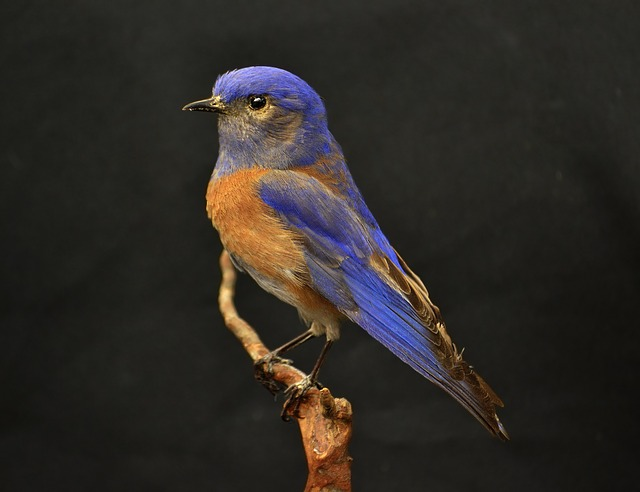
%> input picture exercise1/bird.jpg, 640 x 492 px
$ octave immask_test.m   (GNU Octave 9; MATLAB toolbox functions it lacks are replaced by stand-ins)
%> lines starting %> are read from the running program, lines starting %| are printed output that depends on the picture; in (x1, y1, x2, y2) boxes, pixels count from 0 and x2, y2 are one past the last pixel; in counts of white or black regions, pixels touching at a corner belong together; the program's own positions count from 1
### exercise1/myhist.m
function [H, bins] = myhist(I, nbins)
I = reshape(I,1,numel(I)); % reshape to 1D
H = zeros(1, nbins); % init the output
max_val_in = 255; % max & min values of the input image
min_val_in = 0;
max_val_out = nbins; % max & min values of the H cell index
min_val_out = 1;

% Compute bin numbers for all pixels
f = (max_val_out - min_val_out)/(max_val_in - min_val_in); % scaling factor
idx = floor(double(I) * f) + min_val_out; % scale down the original image so that the pixels values correlate to their bin numbers
idx(idx > nbins) = nbins; % set the ones that are too high to the highest bin index

for i = 1:length(I) % iterate through image and increment the bins that correspond to pixel values
    H(idx(i)) = H(idx(i)) + 1;
end

% Normalize the histogram
H = H / sum(H);
bins = ((1:nbins) - min_val_out) ./ f;

### exercise1/otsu.m
function threshold = otsu(I)
    nbins = 256;
    counts = myhist(I,nbins);
    p = counts / sum(counts); %normalize
    sigma = zeros(nbins,1);
    for t = 1 : nbins
        qlow = sum(p(1:t));
        qhigh = sum(p(t+1:end));
        miu_L = sum(p(1:t) .* (1:t)) / qlow;
        miu_H = sum(p(t+1:end) .* (t+1:nbins)) ./ qhigh;
        sigma(t) = qlow * qhigh * (miu_L - miu_H)^2;
    end
    [~,threshold] = max(sigma(:));
end

### exercise1/immask.m
function M = immask(I,B)
% I -> original 3 channel image
% B -> binary mask of the image
% M -> masked image
Id = double(I);
M = cat(3,uint8(Id(:,:,1).*B),uint8(Id(:,:,2).*B),uint8(Id(:,:,3).*B));

end

### exercise1/immask_test.m
close all;

A = imread('bird.jpg');
%> A is the input picture: size 492x640x3 uint8; mean R, G, B 46.1, 42.1, 37.6
A_gray = rgb2gray(A);
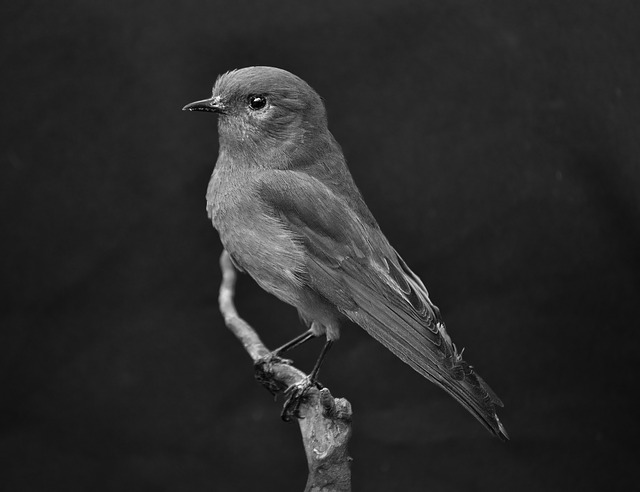
%> A_gray: size 492x640 uint8; min 0, max 254, mean 42.8
thresh = otsu(A_gray);
%> after the loop in myhist, `for i = 1:length(I)`: H = 256 values, max 18270 at index 32, min 0 at index 238, mean 1230
%> in myhist, `H = H / sum(H);`: H = 256 values, max 0.058 at index 32, min 0 at index 238, mean 0.00391
%> in otsu, `counts = myhist(I,nbins);`: counts has the same summary as H in myhist
%> in otsu, `p = counts / sum(counts);`: p has the same summary as H in myhist
%> the loop in otsu, `for t = 1 : nbins` made 256 passes
%> (qlow, qhigh, miu_L, miu_H) on passes 1 to 3: (1.27e-05, 1, 1, 43.84), (6.67e-05, 1, 1.81, 43.85), (0.000124, 1, 2.36, 43.85)
%> in otsu, `[~,threshold] = max(sigma(:));`: threshold = 75
%> thresh = 75
A_thresh = A_gray > thresh;
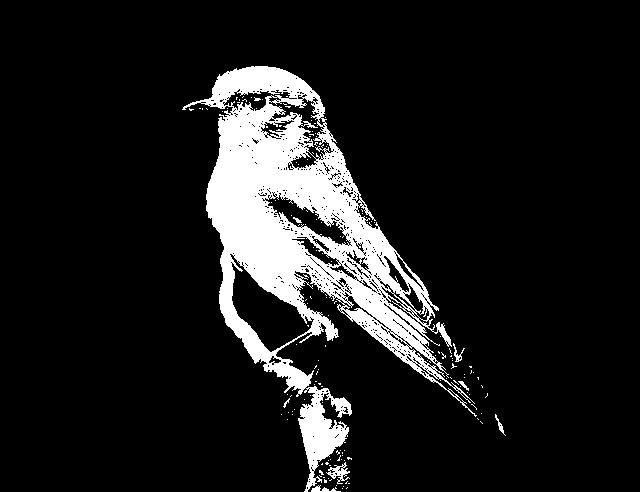
%> A_thresh: size 492x640 logical; 11.4% white; 153 white regions (145 under 20 px), largest, box (x1, y1, x2, y2) and area: (182, 66, 477, 492) 34843, (326, 462, 350, 484) 202, (311, 485, 341, 492) 97
SE2 = ones(20);

% Closing
A_thresh = imerode(imdilate(A_thresh,SE2),SE2);
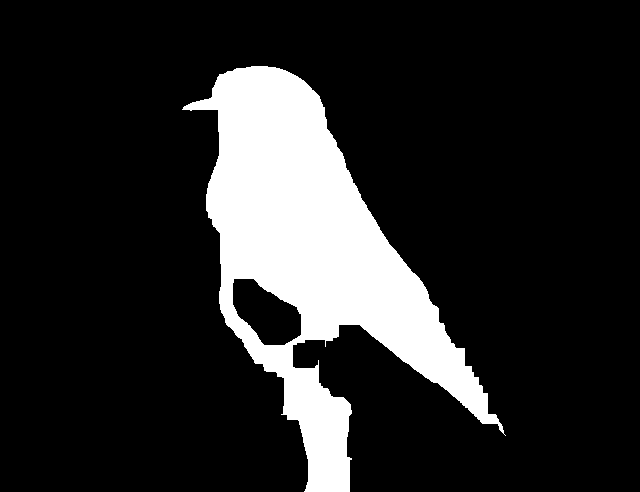
%> A_thresh: size 492x640 logical; 15.8% white; 1 white region, box (x1, y1, x2, y2) and area: (182, 66, 506, 492) 49889
figure; imagesc(A_thresh);
colormap gray

A_mask = immask(A,A_thresh);
figure; imagesc(A_mask);


% Eagle
SE3 = ones(10);
E = imread('eagle.jpg');
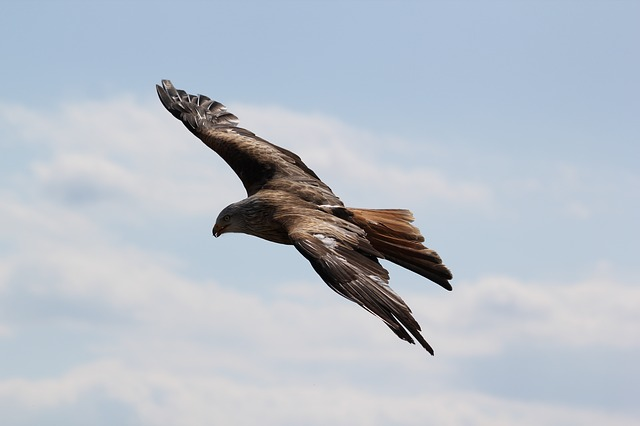
%> input picture exercise1/eagle.jpg, 640 x 426 px
%> E is the input picture: size 426x640x3 uint8; mean R, G, B 182.9, 190.7, 201.2
E_gray = rgb2gray(E);
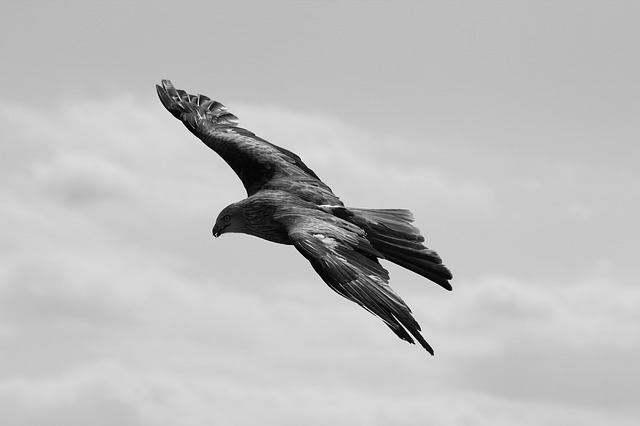
%> E_gray: size 426x640 uint8; min 0, max 254, mean 189.6
thresh = otsu(E_gray);
%> the loop in otsu (call 2), `for t = 1 : nbins` made 256 passes
%> (qlow, qhigh, miu_L, miu_H) on passes 1 to 3: (0.000249, 1, 1, 190.6), (0.000774, 0.999, 1.68, 190.7), (0.00112, 0.999, 2.09, 190.8)
%> thresh = 126
E_thresh = E_gray < thresh; % invert the sign because the background has lower intensity than the foreground object
%> E_thresh: size 426x640 logical; 6.9% white; 34 white regions (32 under 20 px), largest, box (x1, y1, x2, y2) and area: (156, 80, 453, 356) 18379, (353, 209, 413, 226) 370
E_thresh = imerode(imdilate(E_thresh,SE3),SE3);
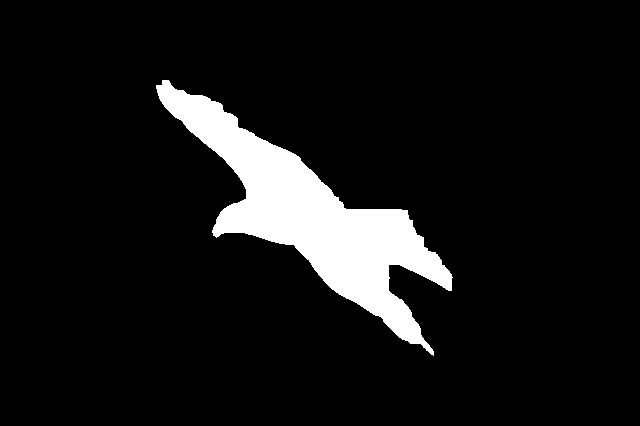
%> E_thresh: size 426x640 logical; 8.2% white; 1 white region, box (x1, y1, x2, y2) and area: (156, 80, 453, 356) 22305
figure; imagesc(E_thresh);
colormap gray

E_mask = immask(E,E_thresh);
%> in immask (call 2), `M = cat(3,uint8(Id(:,:,1).*B),uint8(Id(:,:,2).*B),uint8(Id(:,:,3).*B));`:
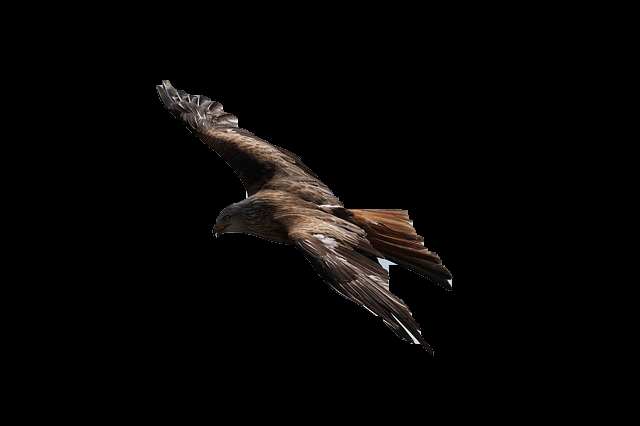
%> M: size 426x640x3 uint8; mean R, G, B 6.5, 5.3, 4.7
figure; imagesc(E_mask);
